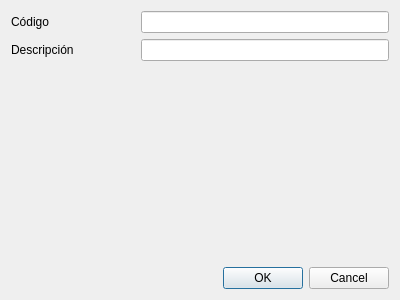
<?xml version="1.0" encoding="UTF-8"?>
<ui version="4.0">
 <class>CategoriasFicha</class>
 <widget class="QDialog" name="CategoriasFicha">
  <property name="geometry">
   <rect>
    <x>0</x>
    <y>0</y>
    <width>400</width>
    <height>300</height>
   </rect>
  </property>
  <property name="windowTitle">
   <string>Ficha de categoría</string>
  </property>
  <layout class="QVBoxLayout" name="verticalLayout">
   <item>
    <layout class="QGridLayout" name="gridLayout">
     <item row="0" column="0">
      <widget class="QLabel" name="label">
       <property name="text">
        <string>Código</string>
       </property>
      </widget>
     </item>
     <item row="1" column="0">
      <widget class="QLabel" name="label_2">
       <property name="text">
        <string>Descripción</string>
       </property>
      </widget>
     </item>
     <item row="0" column="1" colspan="2">
      <widget class="QLineEdit" name="edtCodigo">
       <property name="enabled">
        <bool>true</bool>
       </property>
       <property name="readOnly">
        <bool>true</bool>
       </property>
      </widget>
     </item>
     <item row="1" column="1" colspan="2">
      <widget class="QLineEdit" name="edtDescripcion">
       <property name="maxLength">
        <number>150</number>
       </property>
      </widget>
     </item>
    </layout>
   </item>
   <item>
    <spacer name="verticalSpacer">
     <property name="orientation">
      <enum>Qt::Vertical</enum>
     </property>
     <property name="sizeHint" stdset="0">
      <size>
       <width>20</width>
       <height>40</height>
      </size>
     </property>
    </spacer>
   </item>
   <item>
    <widget class="QDialogButtonBox" name="buttonBox">
     <property name="orientation">
      <enum>Qt::Horizontal</enum>
     </property>
     <property name="standardButtons">
      <set>QDialogButtonBox::Cancel|QDialogButtonBox::Ok</set>
     </property>
    </widget>
   </item>
  </layout>
 </widget>
 <tabstops>
  <tabstop>edtDescripcion</tabstop>
  <tabstop>buttonBox</tabstop>
  <tabstop>edtCodigo</tabstop>
 </tabstops>
 <resources/>
 <connections>
  <connection>
   <sender>buttonBox</sender>
   <signal>accepted()</signal>
   <receiver>CategoriasFicha</receiver>
   <slot>accept()</slot>
   <hints>
    <hint type="sourcelabel">
     <x>248</x>
     <y>254</y>
    </hint>
    <hint type="destinationlabel">
     <x>157</x>
     <y>274</y>
    </hint>
   </hints>
  </connection>
  <connection>
   <sender>buttonBox</sender>
   <signal>rejected()</signal>
   <receiver>CategoriasFicha</receiver>
   <slot>reject()</slot>
   <hints>
    <hint type="sourcelabel">
     <x>316</x>
     <y>260</y>
    </hint>
    <hint type="destinationlabel">
     <x>286</x>
     <y>274</y>
    </hint>
   </hints>
  </connection>
 </connections>
</ui>
